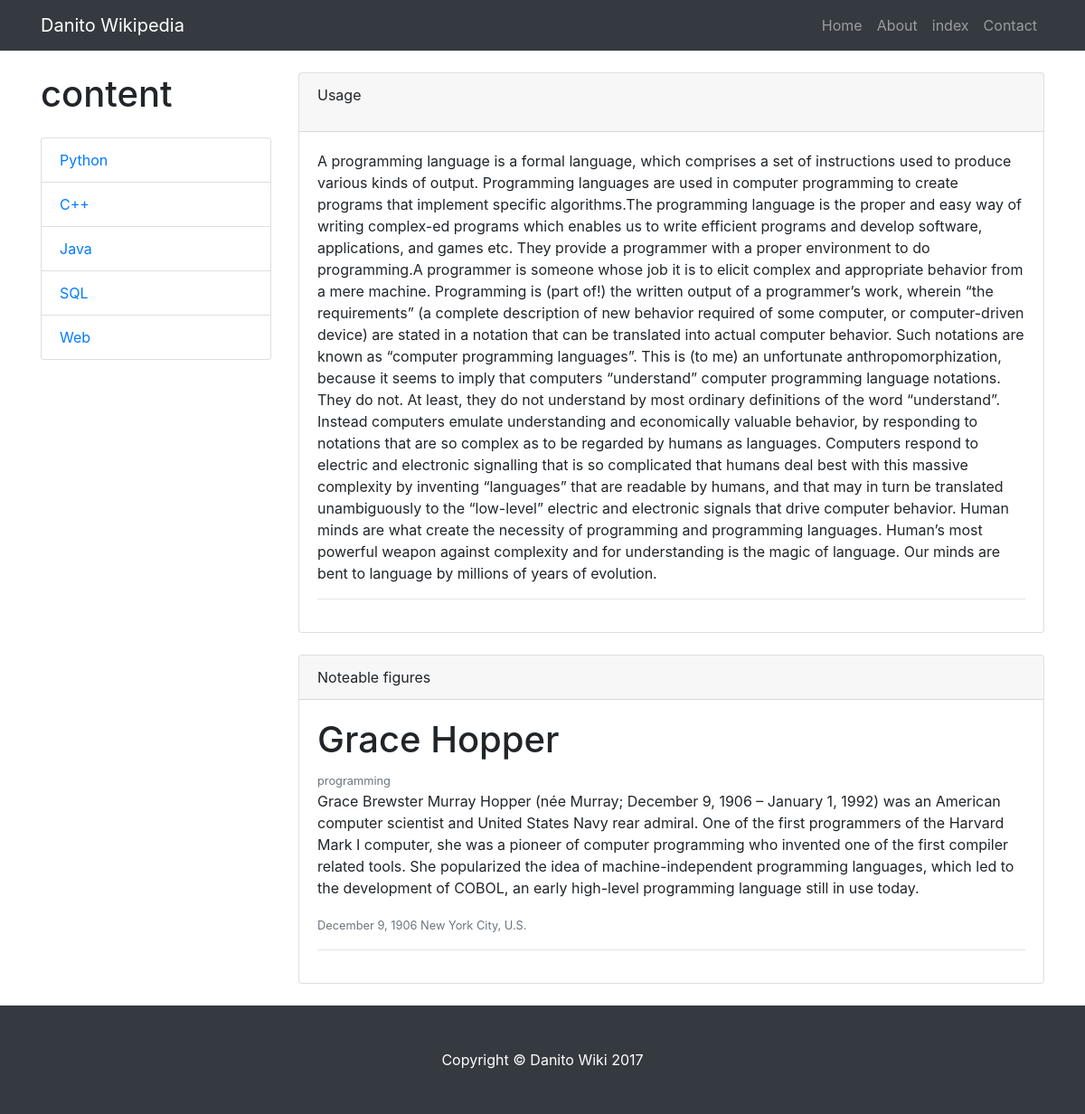
Screenshot of /Usage/ with the database file from the repository.
### wiki/models.py (models this page shows)
class languagecont(models.Model):
    language = models.CharField(max_length=200)
    information = models.TextField()
    figure = models.CharField(max_length=200)
    figureinfo = models.TextField()
    figuredob = models.CharField(max_length=200)

class usage(models.Model):
    usagehead = models.CharField(max_length=200, default='Usage')
    usagebody = models.TextField(default=' ')

### wiki/views.py (the view)
# urls.py: path('Usage/', views.wiki_listu, name='usage'),
def wiki_listu(request):
    pythonobj = languagecont.objects.filter(pk=1)
    cplusplusobj = languagecont.objects.filter(pk=2)
    javaobj = languagecont.objects.filter(pk=3)
    sqlobj = languagecont.objects.filter(pk=4)
    webobj = languagecont.objects.filter(pk=5)
    homeobj = languagecont.objects.filter(pk=6)
    exampleobj = example.objects.filter(pk=8)
    usageobj = usage.objects.filter(pk=8)
    htmlobj = languagecont.objects.filter(pk=7)
    programmingobj = languagecont.objects.filter(pk=10)
    return render(request, 'wiki/indexu.html', {'python': pythonobj, 'cplusplus': cplusplusobj,
                                                'java': javaobj, 'sql': sqlobj, 'web': webobj, 'home': homeobj,
                                                'usage': usageobj, 'example': exampleobj, 'html': htmlobj, 'pro': programmingobj})

### wiki/templates/wiki/indexu.html (shortened to what this page needs)
{% load static %}
<!DOCTYPE html>
<html lang="en">
  <head>
    <link href="{% static "vendor/bootstrap/css/bootstrap.min.css" %}" rel="stylesheet">
    <link href="{% static "css/shop-item.css" %}" rel="stylesheet">
  </head>
  <body>
    <nav class="navbar navbar-expand-lg navbar-dark bg-dark fixed-top">
      <div class="container">
        <a class="navbar-brand" href="{% url 'index' %}">Danito Wikipedia</a></br>
        <div class="collapse navbar-collapse" id="navbarResponsive">
          <ul class="navbar-nav ml-auto">
            <li class="nav-item">
              <a class="nav-link" href="{% url 'index' %}">Home
              </a>
            </li>
            <li class="nav-item">
              <a class="nav-link" href="{% url 'about' %}">About</a>
            </li>
            <li class="nav-item">
              <a class="nav-link" href="{% url 'indexindex' %}">index</a>
            </li>
            <li class="nav-item">
              <a class="nav-link" href="{% url 'contact' %}">Contact</a>
            </li>
          </ul>
        </div>
      </div>
    </nav>
    <div class="container">
      <div class="row">
        <div class="col-lg-3">
          <h1 class="my-4">content</h1>
          <div class="list-group">
            <a href="{% url 'Python' %}" class="list-group-item">
            {% for info in python %}
            	{{ info.language }}
            {% endfor %}
            </a>
            <a href="{% url 'C++' %}" class="list-group-item">
            {% for info in cplusplus %}
            	{{ info.language }}
            {% endfor %}
            </a>
            <a href="{% url 'Java' %}" class="list-group-item">
            {% for info in java %}
            	{{ info.language }}
            {% endfor %}
            </a>
            <a href="{% url 'SQL' %}" class="list-group-item">
            {% for info in sql %}
            	{{ info.language }}
            {% endfor %}
            </a>
				<a href="{% url 'Web' %}" class="list-group-item">
				{% for info in web %}
            	{{ info.language }}
            {% endfor %}
				</a>
          </div>
        </div>
        <div class="col-lg-9">
          <div class="card mt-4">
            <div class="card-header">
              <p>
              {% for info in usage %}
            	{{ info.usagehead}}
            {% endfor %}
            </p>
            </div>
            <div class="card-body">
            <p>
              {% for info in usage %}
            	{{ info.usagebody }}
            {% endfor %}
            </p>
              <hr>
            </div>
          </div>
          <div class="card card-outline-secondary my-4">
            <div class="card-header">
              Noteable figures
            </div>
            <div class="card-body">
            <h1>{% for info in pro %}
            	{{ info.figure }}
            {% endfor %}
            </h1>
            <small class="text-muted">
            {% for info in pro %}
            	{{ info.language }}
            {% endfor %}
            </small>
              <p>
              {% for info in pro %}
            	{{ info.figureinfo }}
            {% endfor %}
            </p>
              <small class="text-muted">
              {% for info in pro %}
              	{{ info.figuredob }}
              {% endfor %}
              </small>
              <hr>
            </div>
          </div>
        </div>
      </div>
    </div>
    <footer class="py-5 bg-dark">
      <div class="container">
        <p class="m-0 text-center text-white">Copyright &copy; Danito Wiki 2017</p>
      </div>
    </footer>
  </body>
</html>

### wiki/templates/wiki/static/css/shop-item.css (style rules this page uses)
body { padding-top: 54px; }
@media (min-width: 992px) { body { padding-top: 56px; } }

### rows the page displays
languagecont: language "Python"
languagecont: language "C++"
languagecont: language "Java"
languagecont: language "SQL"
languagecont: language "Web"
usage: usagehead "Usage", usagebody "A programming language is a formal language, which comprises a set of instructions used to produce various kinds of output. Programming languages are used in computer programming to create programs that implement specific algorithms.The programming language is the proper and easy way of writing complex-ed programs which enables us to write efficient programs and develop software, applications, and games etc. They provide a programmer with a proper environment to do programming.A programmer is someone whose job it is to elicit complex and appropriate behavior from a mere machine. Programming is (part of!) the written output of a programmer’s work, wherein “the requirements” (a complete…"
languagecont: figure "Grace Hopper", language "programming", figureinfo "Grace Brewster Murray Hopper (née Murray; December 9, 1906 – January 1, 1992) was an American computer scientist and United States Navy rear admiral. One of the first programmers of the Harvard Mark I computer, she was a pioneer of computer programming who invented one of the first compiler related tools. She popularized the idea of machine-independent programming languages, which led to the development of COBOL, an early high-level programming language still in use today.", figuredob "December 9, 1906 New York City, U.S."
